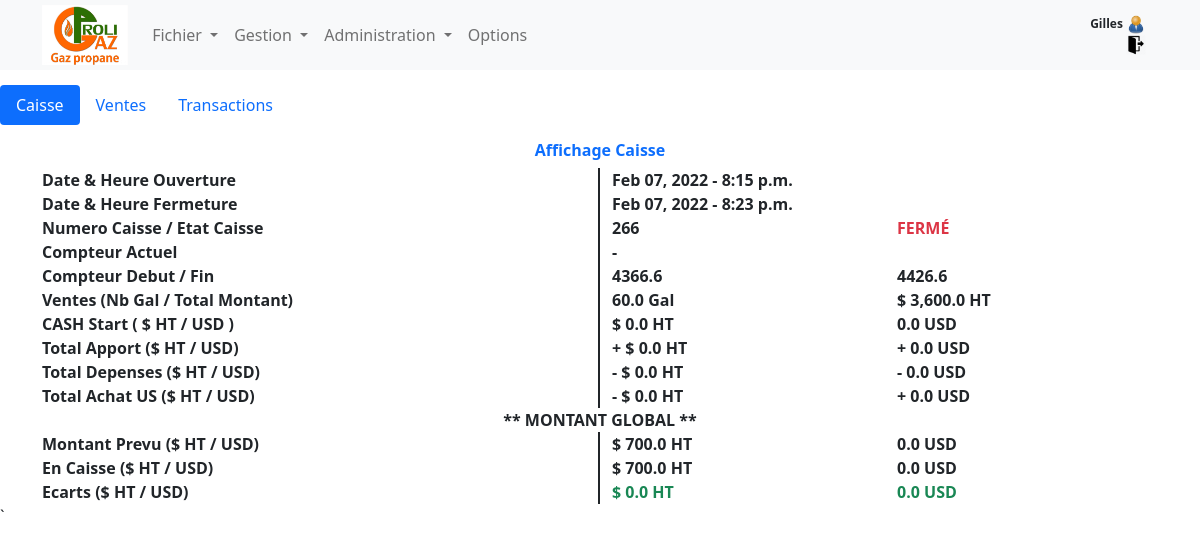
The page /topgaz/viewcaisse/266 (signed in) on the database its author committed.
### topgaz/models.py (models this page shows, shortened)
class Caisse(models.Model):
    heure_ouv = models.DateTimeField(blank=True, default=datetime.datetime.now)
    heure_close = models.DateTimeField(blank=True, default=datetime.datetime.now)
    gd_open = models.DecimalField(max_digits=7, decimal_places=2, blank=True)
    us_open = models.DecimalField(max_digits=7, decimal_places=2, blank=True)
    av_meter = models.DecimalField(max_digits=7, decimal_places=1, blank=True, default=Decimal('0.00'))
    ap_meter = models.DecimalField(max_digits=7, decimal_places=1, blank=True, default=Decimal('0.00'))
    cur_meter = models.DecimalField(max_digits=7, decimal_places=1, blank=True, default=Decimal('0.00'))
    cur_price = models.IntegerField(blank=True, default=0)
    tot_gal = models.DecimalField(max_digits=7, decimal_places=1, blank=True, default=Decimal('0.00'))
    tot_ventes = models.DecimalField(max_digits=7, decimal_places=1, blank=True, default=Decimal('0.00'))
    total_app = models.DecimalField(max_digits=7, decimal_places=2, blank=True, default=Decimal('0.00'))
    total_appus = models.DecimalField(max_digits=7, decimal_places=2, blank=True, default=Decimal('0.00'))
    total_dep = models.DecimalField(max_digits=7, decimal_places=2, blank=True, default=Decimal('0.00'))
    total_depus = models.DecimalField(max_digits=7, decimal_places=2, blank=True, default=Decimal('0.00'))
    total_buyus = models.DecimalField(max_digits=7, decimal_places=2, blank=True, default=Decimal('0.00'))
    total_equiht = models.DecimalField(max_digits=7, decimal_places=2, blank=True, default=Decimal('0.00'))
    auth_user = models.CharField(max_length=64, blank=True, default="NA")
    prevu_gd = models.DecimalField(max_digits=7, decimal_places=2, blank=True, default=Decimal('0.00'))
    prevu_us = models.DecimalField(max_digits=7, decimal_places=2, blank=True, default=Decimal('0.00'))
    gd_close = models.DecimalField(max_digits=7, decimal_places=2, blank=True, default=Decimal('0.00'))
    us_close = models.DecimalField(max_digits=7, decimal_places=2, blank=True, default=Decimal('0.00'))
    ecart_gd = models.DecimalField(max_digits=7, decimal_places=2, blank=True, default=Decimal('0.00'))
    ecart_us = models.DecimalField(max_digits=7, decimal_places=2, blank=True, default=Decimal('0.00'))
    etat_caisse = models.CharField(max_length=32, blank=True, default="FERME")

### topgaz/views.py (the view)
# urls.py: path("viewcaisse/<int:caisse_id>", views.viewcaisse, name="viewcaisse"),
def viewcaisse(request, caisse_id):
    caisse = Caisse.objects.get(pk=caisse_id)
    liste = Vente.objects.filter(caisse=caisse_id).order_by('-id')
    ltrans = Transaction.objects.filter(caisse=caisse_id).order_by('-id')
    return render(request, "topgaz/viewcaisse.html", {
        'caisse':caisse,
        'liste':liste,
        'ltrans':ltrans
    })

### topgaz/templates/topgaz/viewcaisse.html (shortened to what this page needs)
{% extends "topgaz/layout.html" %}
{% load static %}
{% block css %}
<link rel="stylesheet" type="text/css" href="{% static 'topgaz/style1.css' %}">
{% endblock %}
{% block body %}
{% load humanize %}
<ul class="nav nav-pills mb-3" id="pills-tab" role="tablist">
    <li class="nav-item" role="presentation">
      <button class="nav-link active" id="pills-home-tab" data-bs-toggle="pill" data-bs-target="#pills-home" type="button" role="tab" aria-controls="pills-home" aria-selected="true">Caisse</button>
    </li>
    <li class="nav-item" role="presentation">
      <button class="nav-link" id="pills-profile-tab" data-bs-toggle="pill" data-bs-target="#pills-profile" type="button" role="tab" aria-controls="pills-profile" aria-selected="false">Ventes</button>
    </li>
    <li class="nav-item" role="presentation">
      <button class="nav-link" id="pills-contact-tab" data-bs-toggle="pill" data-bs-target="#pills-contact" type="button" role="tab" aria-controls="pills-contact" aria-selected="false">Transactions</button>
    </li>
  </ul>
  <div class="tab-content" id="pills-tabContent">
    <div class="tab-pane fade show active" id="pills-home" role="tabpanel" aria-labelledby="pills-home-tab">
    <div class="container-sm justify-content-center text-center text-primary fw-bold h6">
    Affichage Caisse
    </div>
    <div class="container-sm fw-bold">
    <div class="row">
      <div class="col-sm-6 border-end border-2 border-dark">Date & Heure Ouverture</div>
      <div class="col-sm">{{ caisse.heure_ouv|date:"M d, Y" }} - {{ caisse.heure_ouv|date:"P" }}</div>
    </div>
    <div class="row">
      <div class="col-sm-6 border-end border-2 border-dark">Date & Heure Fermeture</div>
      <div class="col-sm"> {% if caisse.etat_caisse == 'OUVERT' %} -
        {% else %} {{ caisse.heure_close|date:"M d, Y" }} - {{ caisse.heure_close|date:"P" }}
        {% endif %}
      </div>
    </div>
    <div class="row">
      <div class="col-sm-6 border-end border-2 border-dark">Numero Caisse / Etat Caisse</div>
      <div class="col-sm"> {{ caisse.id }} </div>
      <div class="col-sm fw-bold  {% if caisse.etat_caisse == 'OUVERT' %} text-success {% else %} text-danger {% endif %} ">{{ caisse.etat_caisse }}</div>
    </div>
    <div class="row">
      <div class="col-sm-6 border-end border-2 border-dark">Compteur Actuel</div>
      <div class="col-sm"> {% if caisse.etat_caisse == "OUVERT" %} {{ caisse.cur_meter }} {% else %} - {% endif %} </div>
      <div class="col-sm"></div>
    </div>
    <div class="row">
      <div class="col-sm-6 border-end border-2 border-dark">Compteur Debut / Fin</div>
      <div class="col-sm">{{ caisse.av_meter }}</div>
      <div class="col-sm">{% if caisse.ap_meter == 0 %}  - {% else %} {{ caisse.ap_meter }} {% endif %} </div>
    </div>
    <div class="row">
      <div class="col-sm-6 border-end border-2 border-dark">Ventes (Nb Gal / Total Montant)</div>
      <div class="col-sm">{{ caisse.tot_gal }} Gal</div>
      <div class="col-sm">$ {{ caisse.tot_ventes | floatformat:1 | intcomma }} HT</div>
    </div>
    <div class="row">
      <div class="col-sm-6 border-end border-2 border-dark">CASH Start ( $ HT / USD )</div>
      <div class="col-sm"> $ {{ caisse.gd_open | floatformat:1 | intcomma }} HT</div>
      <div class="col-sm">{{ caisse.us_open | floatformat:1 | intcomma }} USD</div>
    </div>
    <div class="row">
      <div class="col-sm-6 border-end border-2 border-dark">Total Apport ($ HT / USD)</div>
      <div class="col-sm">+ $ {{ caisse.total_app | floatformat:1 | intcomma }} HT </div>
      <div class="col-sm">+ {{ caisse.total_appus | floatformat:1 | intcomma }} USD</div>
    </div>
    <div class="row">
      <div class="col-sm-6 border-end border-2 border-dark">Total Depenses ($ HT / USD)</div>
      <div class="col-sm">- $ {{ caisse.total_dep | floatformat:1 | intcomma }} HT</div>
      <div class="col-sm">- {{ caisse.total_depus | floatformat:1 | intcomma }} USD</div>
    </div>
    <div class="row">
      <div class="col-sm-6 border-end border-2 border-dark">Total Achat US ($ HT / USD)</div>
      <div class="col-sm">- $ {{ caisse.total_equiht | floatformat:1 | intcomma }} HT</div>
      <div class="col-sm">+ {{ caisse.total_buyus | floatformat:1 | intcomma }} USD</div>
    </div>
    <div class="row text-center justify-content-center">
    ** MONTANT GLOBAL **</div>
    <div class="row">
      <div class="col-sm-6 border-end border-2 border-dark">Montant Prevu ($ HT / USD)</div>
      <div class="col-sm">$ {{ caisse.prevu_gd | floatformat:1 | intcomma }} HT</div>
      <div class="col-sm">{{ caisse.prevu_us | floatformat:1 | intcomma }} USD</div>
    </div>
    <div class="row">
      <div class="col-sm-6 border-end border-2 border-dark">En Caisse ($ HT / USD) </div>
      <div class="col-sm"> $ {{ caisse.gd_close | floatformat:1 | intcomma}} HT</div>
      <div class="col-sm"> {{ caisse.us_close | floatformat:1 | intcomma }} USD</div>
    </div>
    <div class="row">
        <div class="col-sm-6 border-end border-2 border-dark">Ecarts ($ HT / USD)</div>
        <div class="col-sm {% if caisse.ecart_gd < 0 %} text-danger {% elif caisse.ecart_gd == 0 %} text-success {% endif %} "> $ {{ caisse.ecart_gd | floatformat:1 | intcomma }} HT </div>
        <div class="col-sm {% if caisse.ecart_us < 0 %} text-danger {% elif caisse.ecart_us == 0 %} text-success {% endif %} "> {{ caisse.ecart_us | floatformat:1 | intcomma }} USD </div>
    </div>
    </div>
</div>
  </div>
`
{% endblock %}

### topgaz/templates/topgaz/layout.html (shortened to what this page needs)
<!DOCTYPE html>
{% load static %}
<html>
    <head>
        <link href="https://cdn.jsdelivr.net/npm/bootstrap@5.1.3/dist/css/bootstrap.min.css" rel="stylesheet">
            {% block css %}
            {% endblock %}
    </head>
    <body>
        {% load static %}
        <nav class="newnav py-0 navbar navbar-expand-sm fixed-top navbar-light bg-light">
          <div class="container">
          <a href="{% url 'topgaz:index' %}">
          <span class="navbar-brand">
            <img class="d-line-block align-top" src="{% static 'topgaz/logoz2.png' %}" alt="title" height="60" >
          </span>
        </a>
        {% if user.is_authenticated %}
        <div class="collapse navbar-collapse" id="navbarNav">
          <ul class="navbar-nav ">
            <li class="nav-item active">
            <li class="nav-item dropdown">
              <a class="nav-link dropdown-toggle"
              id="navbarUser"
              role="button"
              data-bs-toggle="dropdown" href="#"
              aria-expanded="false">
                Fichier
              </a>
            </li>
              <li class="nav-item dropdown">
                <a class="nav-link dropdown-toggle"
                id="navbarUser"
                role="button"
                data-bs-toggle="dropdown" href="#"
                aria-expanded="false">
                  Gestion
                </a>
              </li>
              <li class="nav-item dropdown">
                <a class="nav-link dropdown-toggle"
                id="navbarEmp"
                role="button"
                data-bs-toggle="dropdown" href="#"
                aria-expanded="false">
                 Administration
                </a>
              </li>
              <li class="nav-item active">
                <a class="nav-link" href="{% url 'topgaz:closing' %}">
                  Options
                </a>
              </li>
            </li>
          </ul>
          <div class="container">
            <div class="row d-flex justify-content-end huser">
              <div class="col-sm-auto float-end">
                {{ request.user.first_name.capitalize }}
                <img class="d-line-block align-top" src="{% static 'topgaz/user8.png' %}"
                 alt="Utilisateur" height="20" title="{{ request.user.first_name.capitalize }}
{{ request.user.email }}
{{ request.user.contact.nom}}&#013;poste
Connecté(e)">
              </div>
              </div>
              <div class="row d-flex justify-content-end huser">
              <div class="col-sm-auto">
                <a href="{% url 'topgaz:plogout' %}" title="Deconnexion">
                <img class="d-line-block align-top" src="{% static 'topgaz/signout5.png' %}" alt="Deconnexion" height="20" >
              </a>
              </div>
            </div>
          </div>
          {% else %}
          <div class="container">
            <p class="h1 fw-bold text-center text-primary">Centre de Gestion Propane</p>
          </div>
          {% endif %}
        </div>
      </div>
        </nav>
        {% block body %}
        {% endblock %}
    </body>
</html>

### topgaz/static/topgaz/style1.css (style rules this page uses)
@media screen and (min-width: 575px) { body { padding-top: 85px; } }
img { max-width: 100%; object-fit: contain; }
.huser { font-size: 12px; font-weight: bold; }
.newnav { height: 70px; }

### rows shown on the page
Caisse: heure_ouv "Feb 07, 2022", heure_ouv "8:15 p.m.", heure_close "Feb 07, 2022", heure_close "8:23 p.m.", id "266", etat_caisse "FERMÉ", av_meter "4366.6", ap_meter "4426.6", tot_gal "60.0", tot_ventes "3,600.0", gd_open "0.0", us_open "0.0", total_app "0.0", total_appus "0.0", total_dep "0.0", total_depus "0.0", total_equiht "0.0", total_buyus "0.0", prevu_gd "700.0", prevu_us "0.0", gd_close "700.0", us_close "0.0", ecart_gd "0.0", ecart_us "0.0"

### other values the page prints
{{ request.user.first_name.capitalize }} "Gilles"
